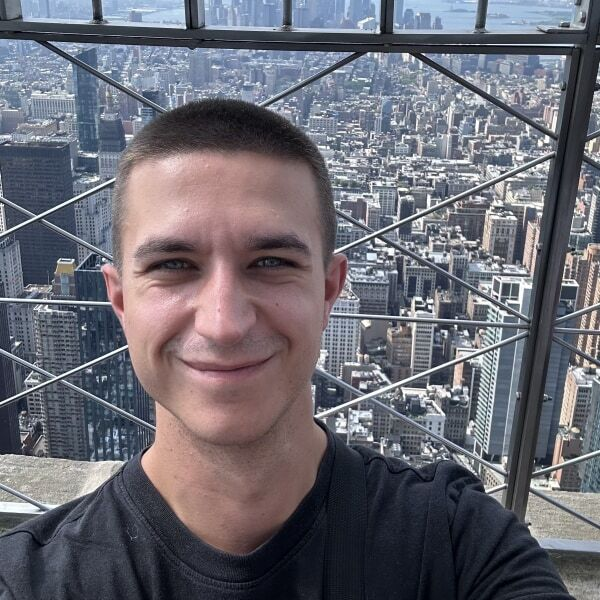
#> input picture input/charlie-test.jpeg, 600 x 600 px
$ python puzzle_scorer.py ../../input/charlie-test.jpeg   (older library calls are emulated)
#> lines starting #> are read from the running program, lines starting #| are printed output that depends on the picture; after the words box and inside, x2 and y2 are one past the last pixel; in counts of white or black regions, pixels touching at a corner belong together
#> in score_puzzle_quality, img_bgr is the input picture: shape (600, 600, 3); mean B, G, R 114.6, 105.8, 107
"""Unified puzzle quality scoring — 12 metrics that predict physical puzzle solvability.

Implements metrics from the deep research document (docs/complete-ai-puzzle-guide-deep-research.md).
All computed on image resized to 1500px long edge. Only uses numpy + opencv (no torch, no InsightFace).
Target: <2s total scoring time.

Scoring grades:
    >= 65: PASS
    40-64: WARNING (manual review)
    < 40:  FAIL
    Any hard fail: HARD_FAIL regardless of score
"""

from dataclasses import dataclass, field
from enum import Enum
from typing import Dict, List, Optional, Tuple

import cv2
import numpy as np


class PuzzleGrade(str, Enum):
    PASS = "PASS"
    WARNING = "WARNING"
    FAIL = "FAIL"
    HARD_FAIL = "HARD_FAIL"


@dataclass
class MetricResult:
    """Result for a single metric."""
    name: str
    raw_value: float
    normalized_score: float  # 0-100
    weight: float
    hard_fail: bool = False
    hard_fail_reason: str = ""


@dataclass
class PuzzleScore:
    """Complete puzzle quality score."""
    composite: float
    grade: PuzzleGrade
    per_metric: Dict[str, MetricResult] = field(default_factory=dict)
    hard_fail_reasons: List[str] = field(default_factory=list)
    transformation_score: Optional[float] = None  # 0-100, None if no source provided


# Metric weights — quality metrics sum to 1.0.
# white_patch is weight 0 — pure hard fail detector, no composite score contribution.
METRIC_WEIGHTS = {
    "flat_region_pct": 0.20,
    "color_entropy": 0.12,
    "edge_density": 0.12,
    "corner_detail_ratio": 0.12,
    "grid_uniformity": 0.10,
    "dominant_color_pct": 0.08,
    "gradient_magnitude": 0.06,
    "hue_diversity": 0.06,
    "laplacian_variance": 0.05,     # reduced from 0.06 to accommodate shadow metric
    "gabor_texture_energy": 0.03,   # reduced from 0.04 to accommodate shadow metric
    "subject_dominance": 0.03,      # reduced from 0.04 to accommodate shadow metric
    "white_patch": 0.00,            # hard fail only — failed composite detector
    "shadow_presence": 0.03,        # natural ground shadow under character feet
}

# Analysis resolution — all images resized to this long edge before scoring
ANALYSIS_LONG_EDGE = 1500


def _resize_for_analysis(img: np.ndarray) -> np.ndarray:
    """Resize image so long edge is ANALYSIS_LONG_EDGE pixels."""
    h, w = img.shape[:2]
    long_edge = max(h, w)
    if long_edge <= ANALYSIS_LONG_EDGE:
        return img
    scale = ANALYSIS_LONG_EDGE / long_edge
    new_w = int(w * scale)
    new_h = int(h * scale)
    return cv2.resize(img, (new_w, new_h), interpolation=cv2.INTER_AREA)


def _score_flat_region_pct(gray: np.ndarray, piece_window: int = 64) -> MetricResult:
    """Metric 1: Percentage of image that is flat (low local variance).

    Uses blur-based local variance with piece-sized window (~64px).
    Flat regions make pieces indistinguishable.

    Pass: <25%, Fail: >40%, Hard fail: >50%
    """
#> called with piece_window = 48
    # Compute local variance using blur trick: var = E[X^2] - E[X]^2
    gray_f = gray.astype(np.float64)
    mean = cv2.blur(gray_f, (piece_window, piece_window))
    mean_sq = cv2.blur(gray_f ** 2, (piece_window, piece_window))
    local_var = mean_sq - mean ** 2

    # Threshold: variance < 100 means flat
    flat_mask = local_var < 100
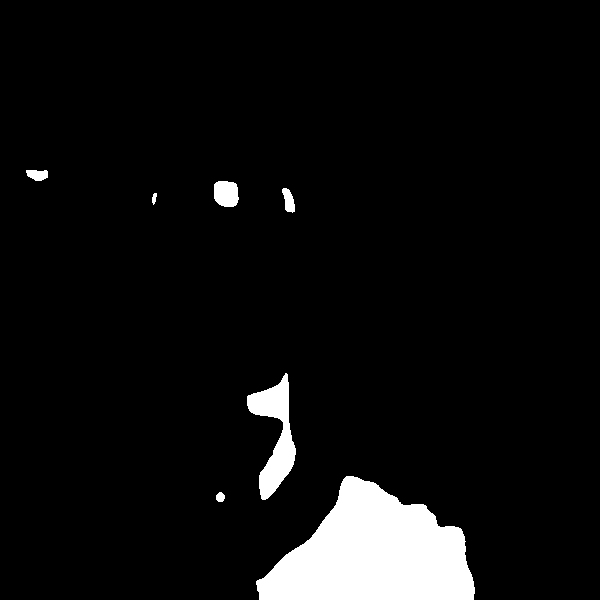
#> flat_mask: shape (600, 600) bool; 5.9% white; 7 white regions, largest, box (x1, y1, x2, y2) and area: (256, 476, 475, 600) 17316, (247, 373, 296, 500) 2680, (214, 181, 239, 207) 560
    flat_pct = np.mean(flat_mask) * 100
#> flat_pct = 5.85

    # Normalize to 0-100 score (lower flat_pct = better)
    if flat_pct <= 25:
        score = 100.0
    elif flat_pct <= 40:
        score = 100 - (flat_pct - 25) / 15 * 60  # 100 → 40
    elif flat_pct <= 50:
        score = 40 - (flat_pct - 40) / 10 * 30   # 40 → 10
    else:
        score = max(0, 10 - (flat_pct - 50) / 10 * 10)

    hard_fail = flat_pct > 50
#> hard_fail = False
    return MetricResult(
        name="flat_region_pct",
        raw_value=round(flat_pct, 1),
        normalized_score=round(max(0, min(100, score)), 1),
        weight=METRIC_WEIGHTS["flat_region_pct"],
        hard_fail=hard_fail,
        hard_fail_reason=f"Flat regions cover {flat_pct:.0f}% of image (>50% hard fail)" if hard_fail else "",
    )


def _score_color_entropy(img_bgr: np.ndarray) -> MetricResult:
    """Metric 2: Shannon entropy on per-channel 256-bin histograms.

    Higher entropy = more diverse color distribution.
    Pass: >6.5 bits, Fail: <5.5 bits
    """
    entropies = []
#> entropies = []
    for c in range(3):
        hist, _ = np.histogram(img_bgr[:, :, c].flatten(), bins=256, range=(0, 256))
        hist = hist / hist.sum()
        hist = hist[hist > 0]
        entropy = -np.sum(hist * np.log2(hist))
        entropies.append(entropy)
#> this loop made 3 passes
#> entropy on passes 1 to 3: 7.75, 7.77, 7.83
#> after the loop, entropies = [7.75, 7.77, 7.83]

    avg_entropy = float(np.mean(entropies))
#> avg_entropy = 7.78

    # Normalize: 5.5 → 0, 6.5 → 70, 7.5 → 100
    if avg_entropy >= 7.5:
        score = 100.0
    elif avg_entropy >= 6.5:
        score = 70 + (avg_entropy - 6.5) / 1.0 * 30
    elif avg_entropy >= 5.5:
        score = (avg_entropy - 5.5) / 1.0 * 70
    else:
        score = max(0, avg_entropy / 5.5 * 30)

    return MetricResult(
        name="color_entropy",
        raw_value=round(avg_entropy, 2),
        normalized_score=round(max(0, min(100, score)), 1),
        weight=METRIC_WEIGHTS["color_entropy"],
    )


def _score_edge_density(gray: np.ndarray) -> MetricResult:
    """Metric 3: Canny edge density with auto-threshold.

    Pass: >8%, Fail: <4%, Hard fail: <1%
    Original hard fail was <2% — loosened to <1% because cartoon art with smooth
    shading naturally has lower edge density than photographs.
    (Original thresholds: pass >8%, fail <4%, hard_fail <2%)
    """
    # Median-based auto-threshold (Otsu alternative)
    median_val = np.median(gray)
#> median_val = 102
    low = int(max(0, 0.67 * median_val))
#> low = 68
    high = int(min(255, 1.33 * median_val))
#> high = 135
    edges = cv2.Canny(gray, low, high)
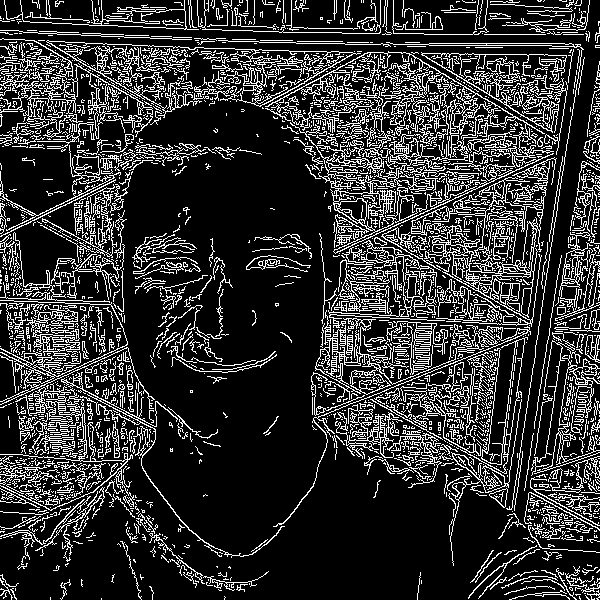
#> edges: shape (600, 600); 19.7% white in thin lines or dots
    density = np.mean(edges > 0) * 100
#> density = 19.69

    if density >= 8:
        score = 100.0
    elif density >= 4:
        score = 40 + (density - 4) / 4 * 60
    elif density >= 1:
        score = (density - 1) / 3 * 40
    else:
        score = 0.0

    hard_fail = density < 1
#> hard_fail = False
    return MetricResult(
        name="edge_density",
        raw_value=round(density, 2),
        normalized_score=round(max(0, min(100, score)), 1),
        weight=METRIC_WEIGHTS["edge_density"],
        hard_fail=hard_fail,
        hard_fail_reason=f"Edge density only {density:.1f}% (<1% hard fail)" if hard_fail else "",
    )


def _score_corner_detail_ratio(gray: np.ndarray) -> MetricResult:
    """Metric 4: Laplacian variance in 4 corners vs center.

    Corners need detail for puzzle assembly (edge pieces first).
    Pass: min corner ratio >0.15, Fail: <0.10, Hard fail: any <0.02
    Original hard fail was <0.05 — loosened to <0.02 because cartoon scenes
    often have stylized sky/ground corners with less detail than the center.
    (Original thresholds: pass >0.15, fail <0.10, hard_fail <0.05)
    """
    h, w = gray.shape
#> h = 600; w = 600
    corner_h = int(h * 0.20)
#> corner_h = 120
    corner_w = int(w * 0.20)
#> corner_w = 120
    center_h = int(h * 0.50)
#> center_h = 300
    center_w = int(w * 0.50)
#> center_w = 300

    # Center region
    ch_start = (h - center_h) // 2
#> ch_start = 150
    cw_start = (w - center_w) // 2
#> cw_start = 150
    center = gray[ch_start:ch_start + center_h, cw_start:cw_start + center_w]
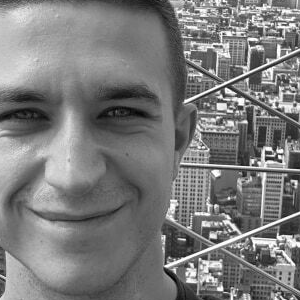
#> center: shape (300, 300); min 1, max 255, mean 123.3
    center_var = cv2.Laplacian(center, cv2.CV_64F).var()
#> center_var = 2252.4

    if center_var == 0:
        center_var = 0.001  # avoid division by zero

    # Four corners
    corners = [
        gray[:corner_h, :corner_w],                    # top-left
        gray[:corner_h, w - corner_w:],                # top-right
        gray[h - corner_h:, :corner_w],                # bottom-left
        gray[h - corner_h:, w - corner_w:],            # bottom-right
    ]
    corner_ratios = []
    for corner in corners:
        corner_var = cv2.Laplacian(corner, cv2.CV_64F).var()
        corner_ratios.append(corner_var / center_var)
#> this loop made 4 passes
#> corner_var on passes 1 to 4: 3771.2, 3235.6, 1336, 1209.8
#> after the loop, corner_ratios = [1.67, 1.44, 0.593, 0.537]

    min_ratio = min(corner_ratios)
#> min_ratio = 0.537

    # Normalize
    if min_ratio >= 0.15:
        score = 100.0
    elif min_ratio >= 0.10:
        score = 40 + (min_ratio - 0.10) / 0.05 * 60
    elif min_ratio >= 0.02:
        score = (min_ratio - 0.02) / 0.08 * 40
    else:
        score = 0.0

    hard_fail = any(r < 0.02 for r in corner_ratios)
#> hard_fail = False
    return MetricResult(
        name="corner_detail_ratio",
        raw_value=round(min_ratio, 3),
        normalized_score=round(max(0, min(100, score)), 1),
        weight=METRIC_WEIGHTS["corner_detail_ratio"],
        hard_fail=hard_fail,
        hard_fail_reason=f"Corner detail ratio {min_ratio:.3f} (<0.02 hard fail)" if hard_fail else "",
    )


def _score_grid_uniformity(gray: np.ndarray) -> MetricResult:
    """Metric 5: Coefficient of variation of entropy across 4x4 grid.

    Measures how evenly detail is distributed. Low CV = uniform = good.
    Pass: CV <0.35, Fail: CV >0.55
    Also checks: each cell must have >40% of mean entropy.
    """
    h, w = gray.shape
#> h = 600; w = 600
    grid_rows, grid_cols = 4, 4
    rh = h // grid_rows
#> rh = 150
    rw = w // grid_cols
#> rw = 150

    cell_entropies = []
    for r in range(grid_rows):
        for c in range(grid_cols):
            cell = gray[r * rh:(r + 1) * rh, c * rw:(c + 1) * rw]
            hist, _ = np.histogram(cell.flatten(), bins=256, range=(0, 256))
            hist = hist / hist.sum()
            hist = hist[hist > 0]
            entropy = -np.sum(hist * np.log2(hist))
            cell_entropies.append(entropy)
#> after the loop, cell_entropies = [7.57, 7.52, 7.48, 7.62, 7.32, 7.51, 7.51, 7.73, 7.27, 7.01, 7.51, 7.55, 7.33, 7.29, 5.75, 7.55]

    cell_entropies = np.array(cell_entropies)
    mean_ent = np.mean(cell_entropies)
#> mean_ent = 7.35
    std_ent = np.std(cell_entropies)
#> std_ent = 0.443
    cv = std_ent / mean_ent if mean_ent > 0 else 1.0
#> cv = 0.0604

    # Check minimum cell threshold
    min_cell_ratio = np.min(cell_entropies) / mean_ent if mean_ent > 0 else 0
#> min_cell_ratio = 0.783

    if cv <= 0.35 and min_cell_ratio >= 0.40:
        score = 100.0
    elif cv <= 0.55:
        score = 100 - (cv - 0.35) / 0.20 * 60
        if min_cell_ratio < 0.40:
            score *= 0.7  # penalty for dead cells
    else:
        score = max(0, 40 - (cv - 0.55) / 0.20 * 40)

    return MetricResult(
        name="grid_uniformity",
        raw_value=round(cv, 3),
        normalized_score=round(max(0, min(100, score)), 1),
        weight=METRIC_WEIGHTS["grid_uniformity"],
    )


def _score_dominant_color_pct(img_bgr: np.ndarray) -> MetricResult:
    """Metric 6: Largest color cluster percentage using k-means.

    k=5 on 10K sampled pixels from 500px downsample.
    Pass: <35%, Fail: >50%, Hard fail: >60%
    """
    # Downsample to 500px for k-means
    h, w = img_bgr.shape[:2]
#> h = 600; w = 600
    scale = 500 / max(h, w)
#> scale = 0.833
    if scale < 1:
        small = cv2.resize(img_bgr, (int(w * scale), int(h * scale)), interpolation=cv2.INTER_AREA)
    else:
        small = img_bgr

    # Sample 10K pixels
    pixels = small.reshape(-1, 3).astype(np.float32)
    n_pixels = len(pixels)
#> n_pixels = 250000
    if n_pixels > 10000:
        indices = np.random.choice(n_pixels, 10000, replace=False)
#> indices = 10000 values, max 249975 at index 5445, min 44 at index 8221, mean 125754.7
        pixels = pixels[indices]

    # k-means with k=5
    criteria = (cv2.TERM_CRITERIA_EPS + cv2.TERM_CRITERIA_MAX_ITER, 20, 1.0)
    _, labels, _ = cv2.kmeans(pixels, 5, None, criteria, 3, cv2.KMEANS_PP_CENTERS)
#> labels = 10000 values, max 4 at index 4, min 0 at index 2, mean 1.91

    # Find dominant cluster percentage
    unique, counts = np.unique(labels, return_counts=True)
#> unique = [0, 1, 2, 3, 4]; counts = [2267, 1541, 2461, 2264, 1467]
    dominant_pct = float(np.max(counts) / np.sum(counts) * 100)
#> dominant_pct = 24.61

    if dominant_pct <= 35:
        score = 100.0
    elif dominant_pct <= 50:
        score = 100 - (dominant_pct - 35) / 15 * 60
    elif dominant_pct <= 60:
        score = 40 - (dominant_pct - 50) / 10 * 30
    else:
        score = max(0, 10 - (dominant_pct - 60) / 10 * 10)

    hard_fail = dominant_pct > 60
#> hard_fail = False
    return MetricResult(
        name="dominant_color_pct",
        raw_value=round(dominant_pct, 1),
        normalized_score=round(max(0, min(100, score)), 1),
        weight=METRIC_WEIGHTS["dominant_color_pct"],
        hard_fail=hard_fail,
        hard_fail_reason=f"Single color covers {dominant_pct:.0f}% of image (>60% hard fail)" if hard_fail else "",
    )


def _score_gradient_magnitude(gray: np.ndarray) -> MetricResult:
    """Metric 7: Mean Sobel gradient magnitude.

    Higher = more texture/detail transitions.
    Pass: mean >15, Fail: mean <10
    """
    sobel_x = cv2.Sobel(gray, cv2.CV_64F, 1, 0, ksize=3)
    sobel_y = cv2.Sobel(gray, cv2.CV_64F, 0, 1, ksize=3)
    magnitude = np.sqrt(sobel_x ** 2 + sobel_y ** 2)
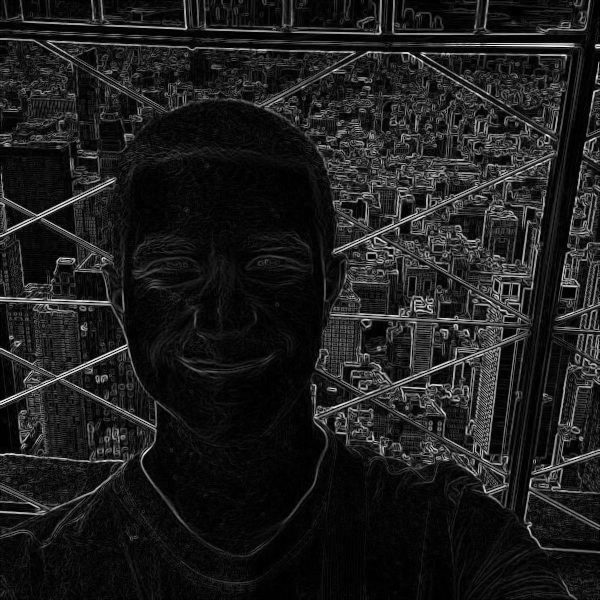
#> magnitude: shape (600, 600) float64; min 0, max 936, mean 109.2; drawn with min black and max white
    mean_grad = float(np.mean(magnitude))
#> mean_grad = 109.2

    if mean_grad >= 15:
        score = 100.0
    elif mean_grad >= 10:
        score = 40 + (mean_grad - 10) / 5 * 60
    else:
        score = max(0, mean_grad / 10 * 40)

    return MetricResult(
        name="gradient_magnitude",
        raw_value=round(mean_grad, 1),
        normalized_score=round(max(0, min(100, score)), 1),
        weight=METRIC_WEIGHTS["gradient_magnitude"],
    )


def _score_hue_diversity(img_bgr: np.ndarray) -> MetricResult:
    """Metric 8: Number of occupied hue bins.

    HSV hue in 18 bins (10 degrees each), excluding low-saturation pixels (S<30).
    Pass: >=8 bins, Fail: <5 bins
    """
    hsv = cv2.cvtColor(img_bgr, cv2.COLOR_BGR2HSV)
#> hsv: shape (600, 600, 3); mean H, S, V 97.5, 55.3, 121.8
    # Filter out low-saturation pixels
    mask = hsv[:, :, 1] >= 30
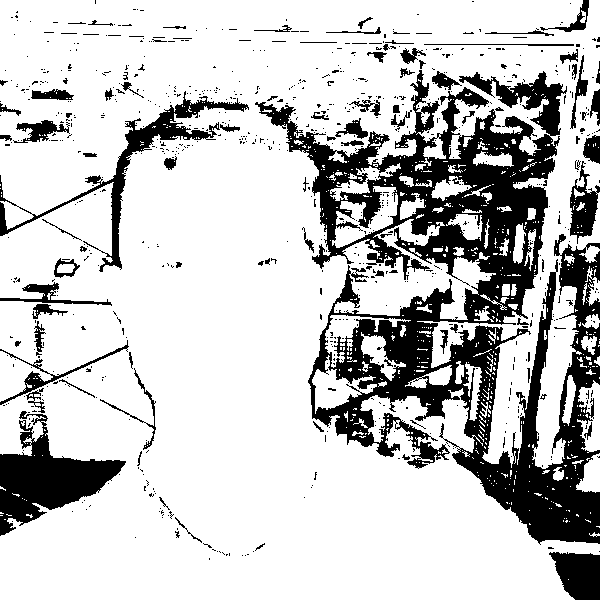
#> mask: shape (600, 600) bool; 77.8% white; 799 black regions (711 under 20 px), largest, box (x1, y1, x2, y2) and area: (255, 70, 600, 545) 55331, (0, 411, 126, 536) 6456, (0, 91, 249, 272) 4092
    hue_values = hsv[:, :, 0][mask]  # OpenCV hue is 0-179

    if len(hue_values) == 0:
        return MetricResult(
            name="hue_diversity",
            raw_value=0,
            normalized_score=0.0,
            weight=METRIC_WEIGHTS["hue_diversity"],
        )

    # 18 bins of 10 degrees each (OpenCV hue 0-179 → 18 bins)
    hist, _ = np.histogram(hue_values, bins=18, range=(0, 180))
#> hist = 18 values, max 101738 at index 11, min 0 at index 6, mean 15565.3
    total_pixels = np.sum(hist)
#> total_pixels = 280176

    # Count bins with >0.5% of pixels
    threshold = total_pixels * 0.005
#> threshold = 1400.9
    occupied_bins = int(np.sum(hist > threshold))
#> occupied_bins = 8

    if occupied_bins >= 8:
        score = 100.0
    elif occupied_bins >= 5:
        score = 30 + (occupied_bins - 5) / 3 * 70
    else:
        score = max(0, occupied_bins / 5 * 30)

    return MetricResult(
        name="hue_diversity",
        raw_value=occupied_bins,
        normalized_score=round(max(0, min(100, score)), 1),
        weight=METRIC_WEIGHTS["hue_diversity"],
    )


def _score_laplacian_variance(gray: np.ndarray) -> MetricResult:
    """Metric 9: Global Laplacian variance (sharpness).

    Pass: >500, Fail: <200
    """
    lap_var = float(cv2.Laplacian(gray, cv2.CV_64F).var())
#> lap_var = 2785.2

    if lap_var >= 500:
        score = 100.0
    elif lap_var >= 200:
        score = 30 + (lap_var - 200) / 300 * 70
    else:
        score = max(0, lap_var / 200 * 30)

    return MetricResult(
        name="laplacian_variance",
        raw_value=round(lap_var, 1),
        normalized_score=round(max(0, min(100, score)), 1),
        weight=METRIC_WEIGHTS["laplacian_variance"],
    )


def _score_gabor_texture_energy(gray: np.ndarray) -> MetricResult:
    """Metric 10: Gabor filter bank response (texture richness).

    4 frequencies x 4 orientations, mean energy across all.
    Pass: >10, Fail: <5
    """
    energies = []
#> energies = []
    for freq in [0.05, 0.1, 0.2, 0.4]:
        for theta in [0, np.pi / 4, np.pi / 2, 3 * np.pi / 4]:
            kernel = cv2.getGaborKernel(
                (21, 21), sigma=4.0, theta=theta,
                lambd=1.0 / freq, gamma=0.5, psi=0
            )
            filtered = cv2.filter2D(gray, cv2.CV_64F, kernel)
            energies.append(np.mean(np.abs(filtered)))
#> after the loop, energies = [8052.1, 9410.1, 8052, 9411, 800.5, 1370.9, 839.7, 1377.9, 186.1, 128.5, 262.1, 136, 90.74, 41.21, 119.6, 43.44]

    mean_energy = float(np.mean(energies))
#> mean_energy = 2520.1

    if mean_energy >= 10:
        score = 100.0
    elif mean_energy >= 5:
        score = 30 + (mean_energy - 5) / 5 * 70
    else:
        score = max(0, mean_energy / 5 * 30)

    return MetricResult(
        name="gabor_texture_energy",
        raw_value=round(mean_energy, 2),
        normalized_score=round(max(0, min(100, score)), 1),
        weight=METRIC_WEIGHTS["gabor_texture_energy"],
    )


def _score_subject_dominance(img_bgr: np.ndarray) -> MetricResult:
    """Metric 11: Subject area percentage using spectral residual saliency.

    Detects how much of the image is "salient" (the main subject).
    For puzzles, we want the character small (<50%) with lots of scene detail.
    Pass: <50%, Fail: >65%

    Uses manual spectral residual implementation (no cv2.saliency dependency).
    """
    gray = cv2.cvtColor(img_bgr, cv2.COLOR_BGR2GRAY).astype(np.float64)

    # Spectral residual saliency (manual implementation)
    # Resize to small fixed size for FFT efficiency
    small = cv2.resize(gray, (256, 256))
#> small: shape (256, 256) float64
    # FFT
    f = np.fft.fft2(small)
    magnitude = np.abs(f)
#> magnitude: shape (256, 256) float64
    phase = np.angle(f)
    log_mag = np.log(magnitude + 1e-10)
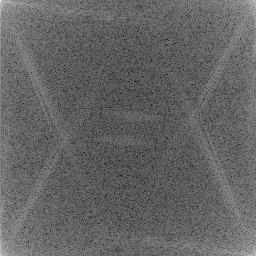
#> log_mag: shape (256, 256) float64; min 3.56, max 15.76, mean 8.38; drawn with min black and max white
    # Spectral residual = log magnitude - smoothed log magnitude
    smooth_mag = cv2.blur(log_mag, (3, 3))
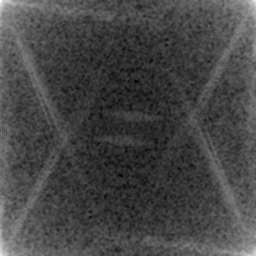
#> smooth_mag: shape (256, 256) float64; min 6.55, max 13.17, mean 8.38; drawn with min black and max white
    spectral_residual = log_mag - smooth_mag
    # Reconstruct saliency map
    saliency_complex = np.exp(spectral_residual) * np.exp(1j * phase)
    saliency_map = np.abs(np.fft.ifft2(saliency_complex)) ** 2
#> (the rest of the program and of its run is left out)
